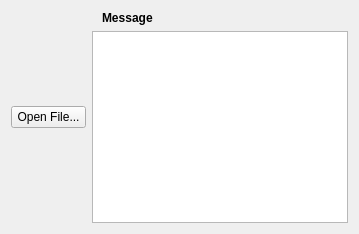
                    <widget class="QWidget" name="tabInput_3_Page_2">
                     <attribute name="title">
                      <string>Import from a file</string>
                     </attribute>
                     <layout class="QHBoxLayout" name="horizontalLayout_11">
                      <item>
                       <layout class="QGridLayout" name="gLayoutOpenFile_2">
                        <item row="0" column="0">
                         <widget class="QPushButton" name="pButtonOpenFile_2">
                          <property name="maximumSize">
                           <size>
                            <width>75</width>
                            <height>16777215</height>
                           </size>
                          </property>
                          <property name="text">
                           <string>Open File...</string>
                          </property>
                         </widget>
                        </item>
                        <item row="0" column="1">
                         <layout class="QGridLayout" name="gLayoutMessage_2">
                          <item row="1" column="0">
                           <widget class="QTextBrowser" name="txtBrowser_2"/>
                          </item>
                          <item row="0" column="0">
                           <widget class="QLabel" name="lblMessage_2">
                            <property name="minimumSize">
                             <size>
                              <width>0</width>
                              <height>14</height>
                             </size>
                            </property>
                            <property name="maximumSize">
                             <size>
                              <width>16777215</width>
                              <height>14</height>
                             </size>
                            </property>
                            <property name="font">
                             <font>
                              <weight>75</weight>
                              <bold>true</bold>
                             </font>
                            </property>
                            <property name="text">
                             <string>Message</string>
                            </property>
                            <property name="indent">
                             <number>10</number>
                            </property>
                           </widget>
                          </item>
                         </layout>
                        </item>
                       </layout>
                      </item>
                     </layout>
                    </widget>
